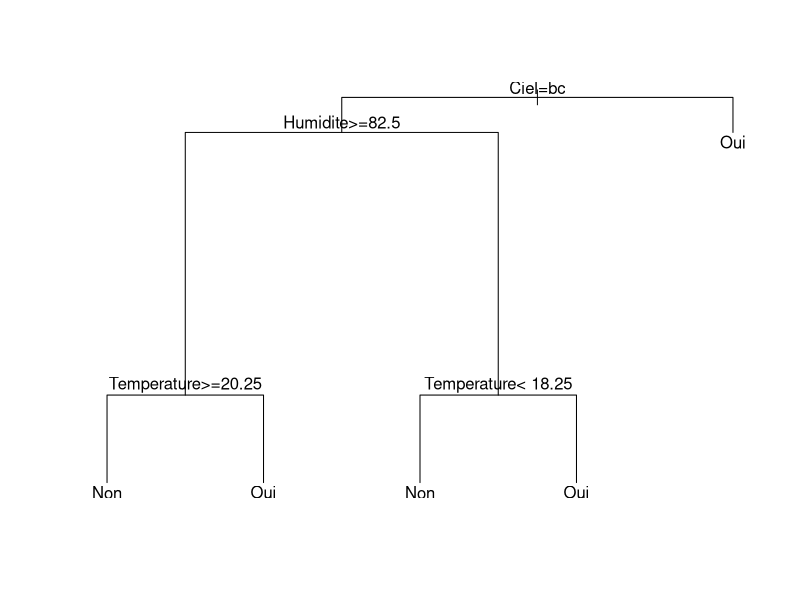
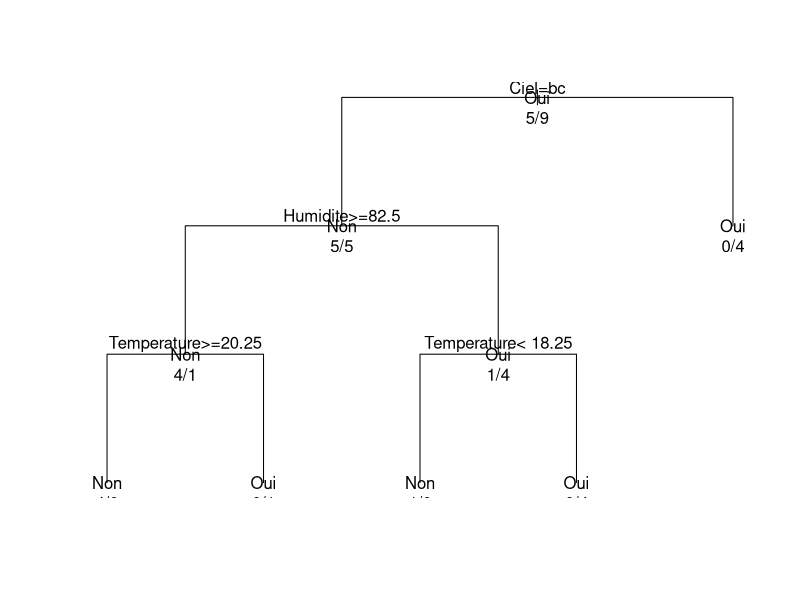
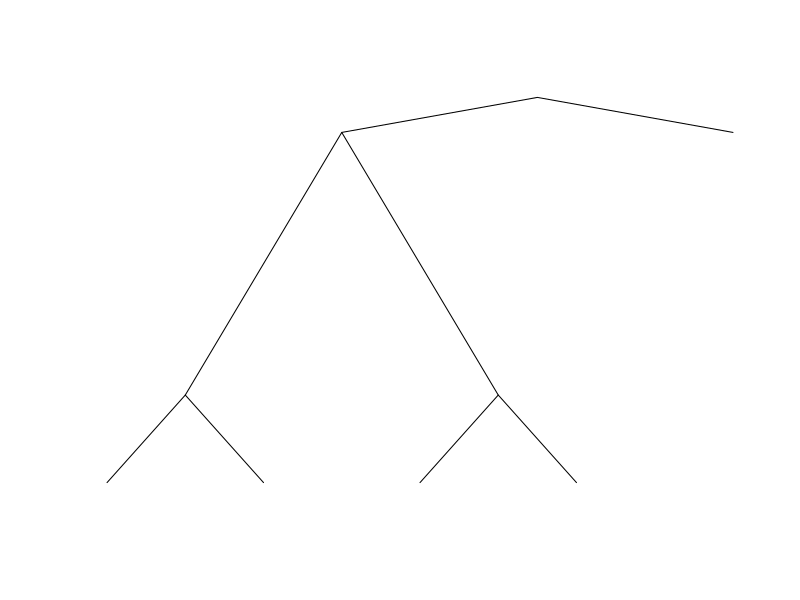
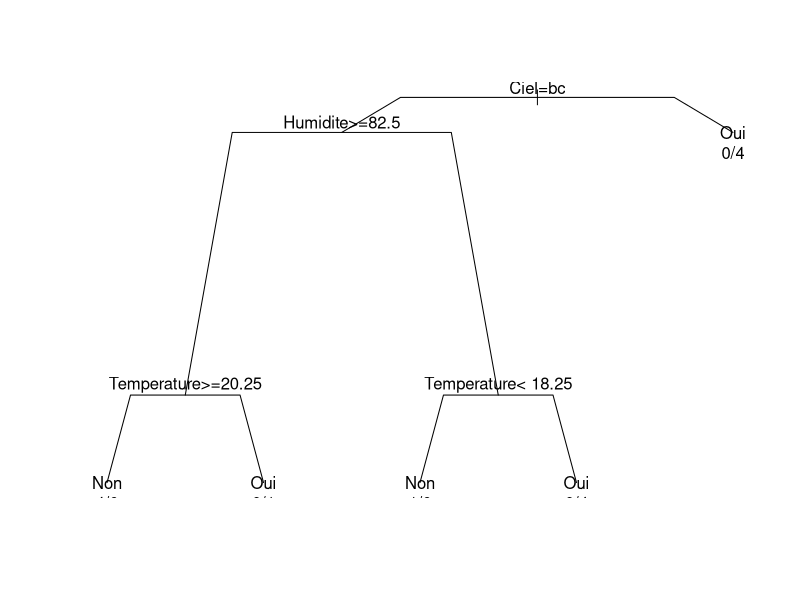
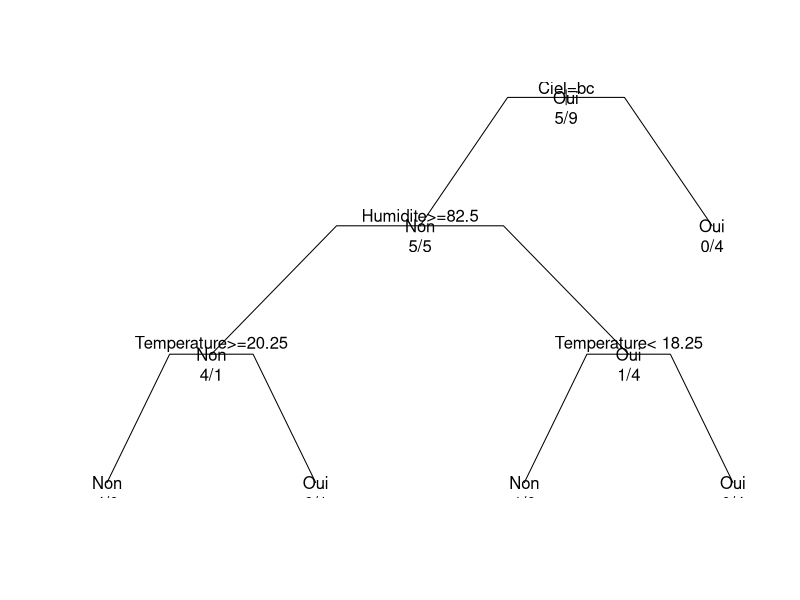
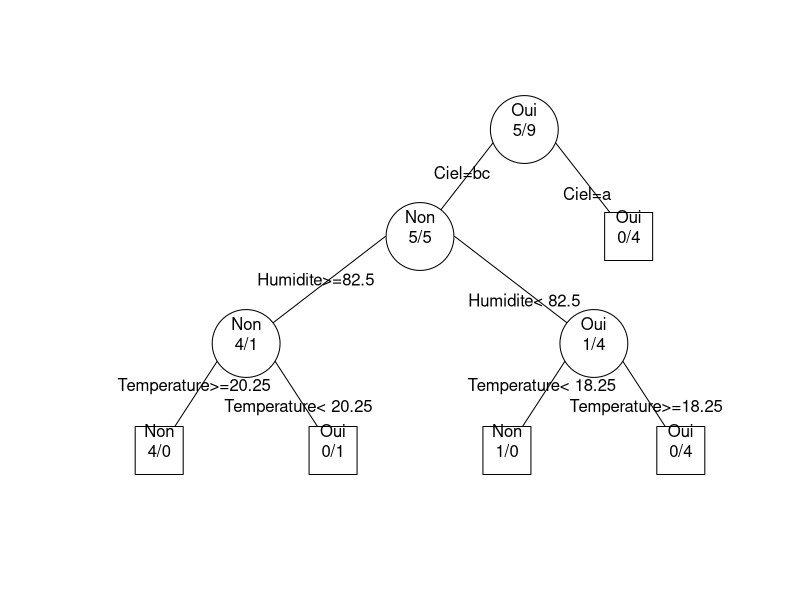
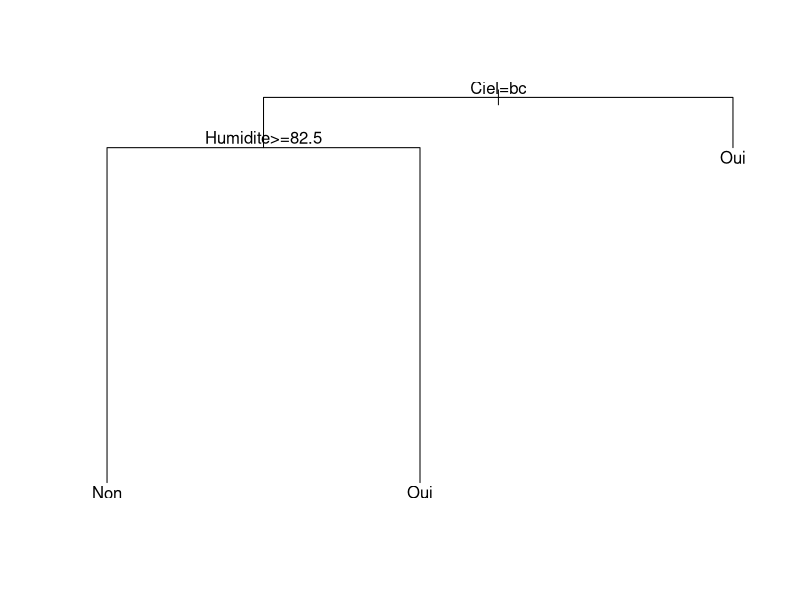

These charts were generated, in order, by the following R code: (Note: this script raises an error after producing the figures.)
# Title     : TODO
# Objective : TODO
# Created by: AYOUB
# Created on: 03/12/2020

set.seed(0)

# Library rpart

library(rpart)

data.tennis <- read.csv("tennis.csv")
summary(data.tennis)
dt <- data.tennis
# construire arbre de désicion

tree.tennis <- rpart(Jouer ~ Ciel + Temperature + Humidite + Vent, data.tennis)

# Consulter aide
?rpart

# Creer un controle
tennis.cnt <- rpart.control(minsplit = 1)

# refaire l'arbe avec un controle
tree.tennis <- rpart(Jouer ~ Ciel + Temperature + Humidite + Vent, data.tennis, control = tennis.cnt)
tree.tennis

# Afficher l'arbre
plot(tree.tennis)
text(tree.tennis)

# Interpreter les resultats obtenus par les commande suivantes
plot(tree.tennis, uniform = T)
text(tree.tennis, use.n = T, all = T)

plot(tree.tennis, branch = 0)
plot(tree.tennis, branch = .7)
text(tree.tennis, use.n = T)

plot(tree.tennis, branch = .4, uniform = T, compress = T)
text(tree.tennis, all = T, use.n = T)

plot(tree.tennis, branch = .2, uniform = T, compress = T, margin = .1)
text(tree.tennis, all = T, use.n = T, fancy = T)

# prediction

#
data.test <-read.csv("tennis_test.csv")
predict(tree.tennis, data.test, "class")

predict <- predict(tree.tennis, data.tennis, "class")
table(predict, data.tennis$Jouer)

#last question
cnt.tennis <- rpart.control(minsplit = 5)
tree.tennis <-rpart(Jouer ~ Ciel +Temperature +Humidite + Vent, data.tennis, control = cnt.tennis)
plot(tree.tennis)
text(tree.tennis)
prediction <- predict(tree.tennis, data.tennis, "class")
table(prediction, data.tennis$Jouer)
#en essayant il se trompe


##############################################################
######################### exercice 2 #########################
##############################################################

data(car.test.frame)
data.cars <- car.test.frame
summary(data.cars)

# premiers lignes
head(data.cars)
summary(data.cars)
dim(data.cars)
str(data.cars)

# affichage de nissane Maxima V6
data.cars["Nissan Maxima V6"]
dc <- data.cars
# les classes
levels(data.cars$Type)
summary(data.cars$Type)

effectif <- summary(data.cars$Type)
plot(effectif)
plot(table(data.cars$Type))
barplot(effectif)

#afficher les caractéristiques d'une voiture
data.cars["Nissan Maxima V6",]
levels(data.cars$Type)
table(data.cars$Type)

plot(table(data.cars$Type))
barplot(table(data.cars$Type))

# dépendance deux à deux
plot(dc$Type, dc$Country)
plot(dc$Type, dc$Disp.)
plot(dc$Type, dc$HP)
plot(dc$Type, dc$Mileage)
plot(dc$Type, dc$Price)
plot(dc$Type, dc$Reliability)
plot(dc$Type, dc$Weight)
# ....

plot(dc$Weight, dc$Disp.)

# Arbre de decesion
arbre.cars <- rpart(Type ~ Price + Country + Reliability + Mileage + Weight + Disp. + HP, data.cars, control = rpart.control(minsplit = 1))
plot(arbre.cars)
text(arbre.cars)

# Grand arbre complexe pas bien lisible cp represente la complixité
tree.cars.pruned <- prune(arbre.cars, cp = 0.3)
tree.cars.pruned

# 0.3 on a un noeud Root

plot(tree.cars.pruned)
text(tree.cars.pruned)

# Table des validation coisées
arbre.cars$cptable
#l'arbre est lié a une table "cptable" , chaque ligne est un arbre élagé, le plus développé est le 8 eme,
# il y en a le nbr de noeuds, le cp(parametre de controle), cette table permet de determiner le meilleur cp =>la meilleur valeur dans notre cas c'est 0.04 regarde la console(puisque xerreur diminue puis augmente)

#rel erreur : l'erreur sur l'ensemble d'apprentissage(data.cars), elle est normalisé grace à la validation croisée pour reitérer plusieurs fois sur chaque partie de données
#xerror : l'erreur sur l'ensemble de test
# 75 % donnes d'apprentisssage et 25 % pour les testes
#rpart(formule, data) => validation croiséé c'est une methode de validation de mon modèle lorsqque j'ai un pas bcp de donnée(voir le cours)
err.app <- arbre.cars$cptable[,3] * (45/60) # je multiplie par 45/60 pout avoir le reel
err.app
err.test <- arbre.cars$cptable[,4] * (45/60) + arbre.cars$cptable[,5]
err.test

# Optimale de cp est 0.04 parce que on l'esrreur diminue et il auugment qu'on depasse le cp  = 0.04

nbNodes <- tree.cars$cptable[,2]+1